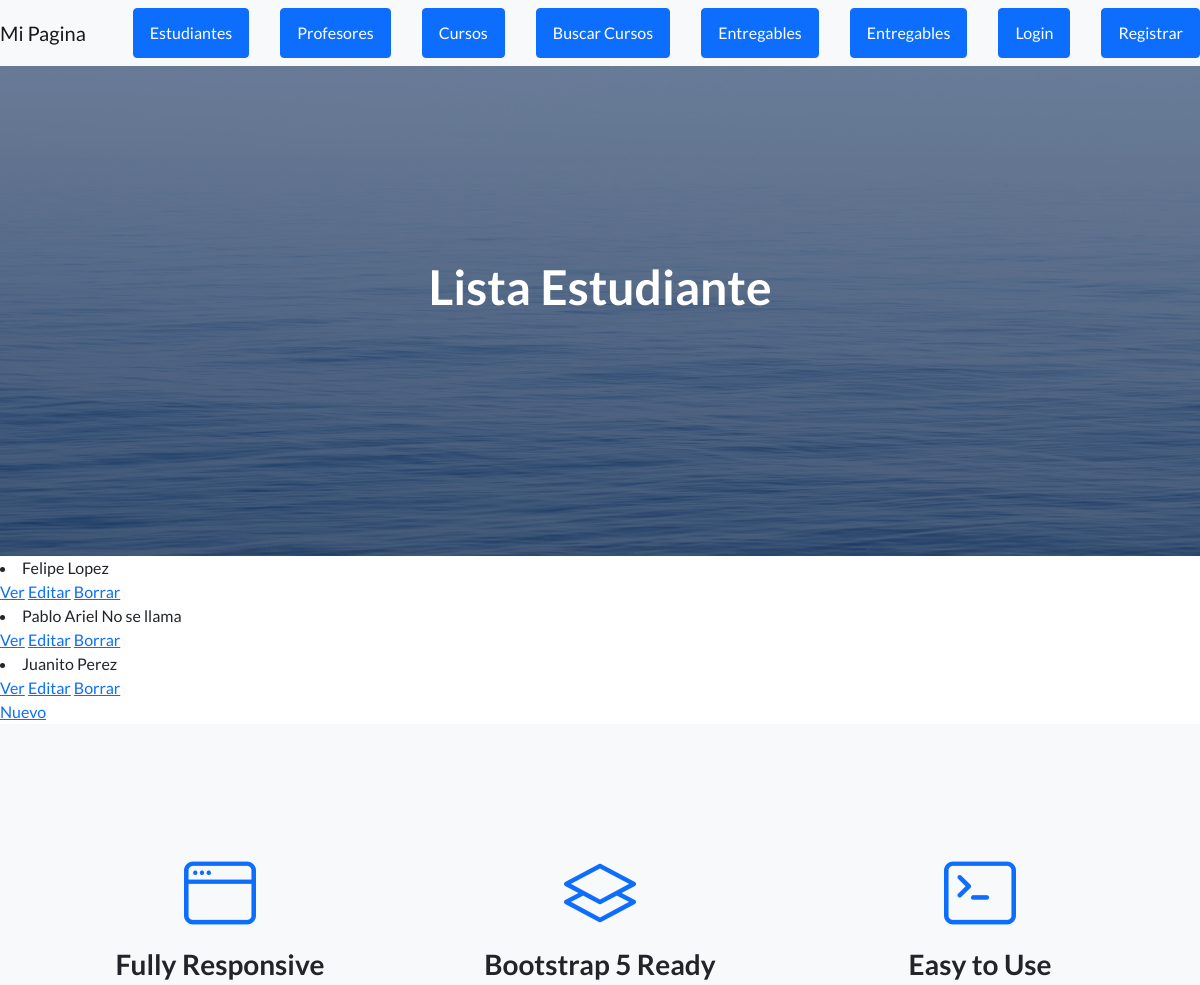
The page /estudiante/list/ (upper part) on the database as committed earlier.
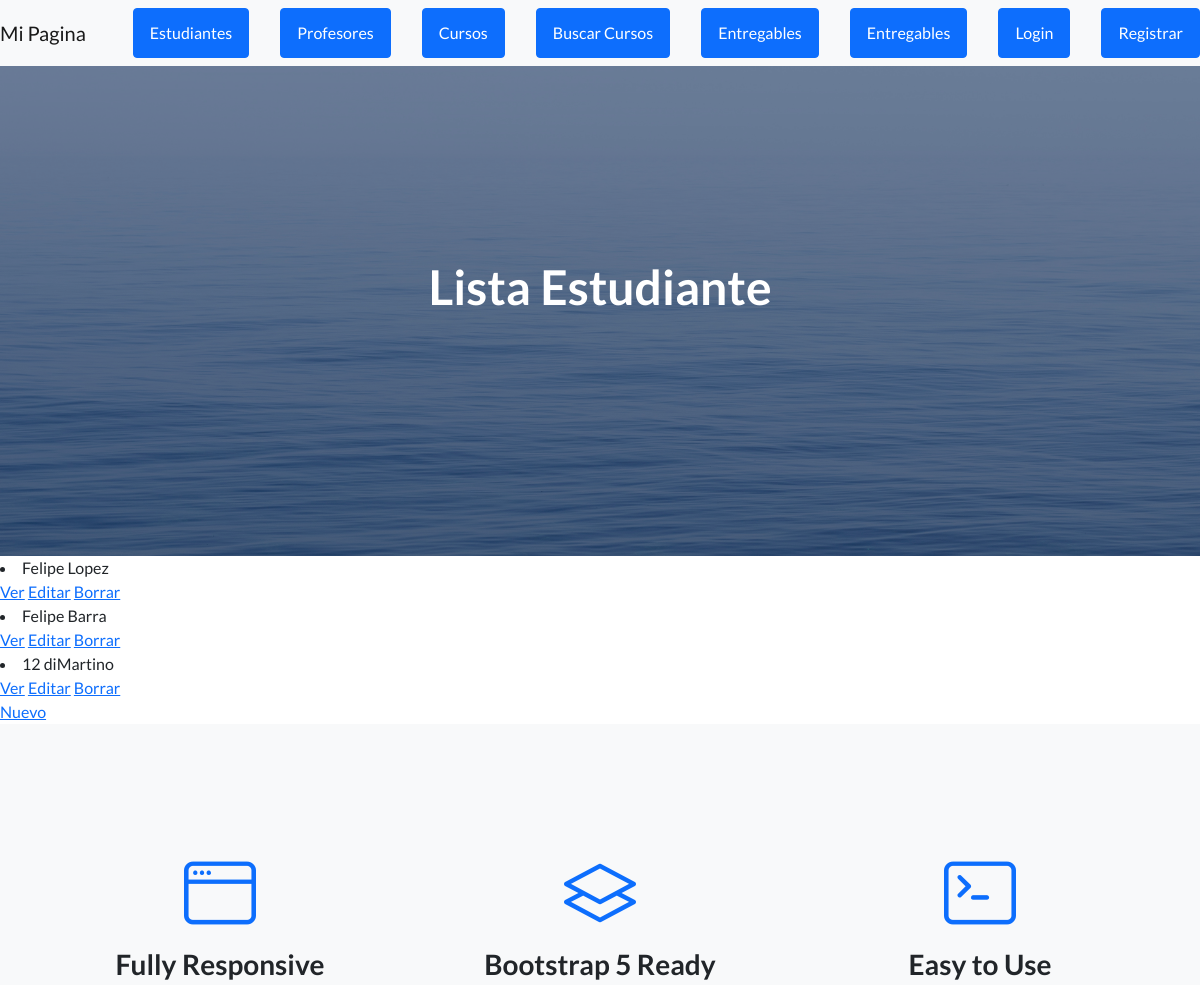
The same page on the database as committed later.
### AppCoder/models.py (models this page shows)
class Estudiante(models.Model):
    nombre=models.CharField(max_length=30)
    apellido=models.CharField(max_length=30)
    email=models.EmailField()
    def __str__(self):
        return self.nombre + " " + self.apellido

### AppCoder/views.py (the view)
# urls.py: path('estudiante/list/', EstudianteList.as_view(), name='estudiante_list'),
class EstudianteList(ListView,LoginRequiredMixin):
    model = Estudiante
    template_name = 'AppCoder/estudiantes_list.html'

### AppCoder/templates/AppCoder/estudiantes_list.html
{% extends "AppCoder/padre.html" %}
{% load static %}
{% block titulo %}
<h1 class="mb-5">Lista Estudiante</h1>
{% endblock %}
{% block contenidoQueCambia %}
        {% for estudiante in object_list %}
            <li>{{estudiante}}</li>
            <a href="{% url 'estudiante_detalle' estudiante.id%}">Ver</a>
            <a href="{% url 'estudiante_edit' estudiante.id%}">Editar</a>
            <a href="{% url 'estudiante_delete' estudiante.id%}">Borrar</a>
        {% endfor %}
     <br>
        <a href="{% url 'estudiante_new' %}">Nuevo</a>
{% endblock %}

Rows that differ between the two databases and show on the page:
removed Estudiante: nombre+apellido "Pablo Ariel No se llama"
removed Estudiante: nombre+apellido "Juanito Perez"
added Estudiante: nombre+apellido "Felipe Barra"
added Estudiante: nombre+apellido "12 diMartino"
